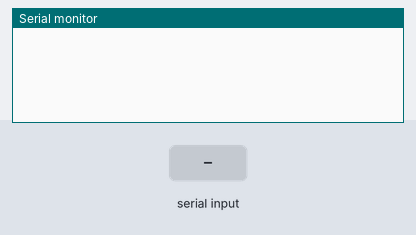
The sketch below on a simulated Arduino Mega 2560, built with avr-gcc and run on an emulated ATmega2560. On the bench: the last lines printed to the serial monitor. Inputs (shaded band) come from the test bench.

Above: at 1.2 s.
1.3 s: ":\n" received over the second serial link
At 2.2 s:
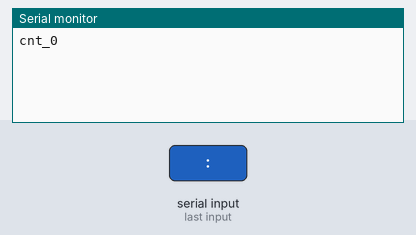
2.8 s: "90:45\n" received over the second serial link
At 3.3 s:
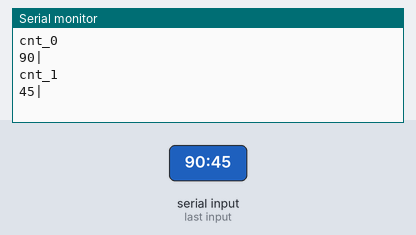

Measured:
- after the input at 1.3 s, the serial monitor: prints a new line at once (image 1)
- after the input at 2.8 s, the serial monitor: prints a new line at once (image 2)

The sketch:

Serial_1byte.ino
```cpp
void setup() {
  Serial.begin(115200);
  Serial1.begin(115200);
}

void loop() {
  char a , *ptr;
  long b;
  int cnt;
  unsigned char data[48];
  bool flg = true;

  while (1)
  {
    if (Serial1.available())
    {
      a = char(Serial1.read());
      if (a != ':' && a != '\n')
      {
        if (flg)
        {
          data[cnt] = strtol(&a, &ptr, 16) << 4;
          flg = false;
        }
        else if (!flg)
        {
          data[cnt] |= strtol(&a, &ptr, 16);
          flg = true;
          Serial.print(data[cnt], HEX);
          Serial.print("|");
          cnt++;
        }
      }
      if (a == ':')
      {
        Serial.println();
        Serial.print("cnt_");
        Serial.println(cnt);
        cnt = 0;
        flg = true;
      }
    }
  }
}
```
